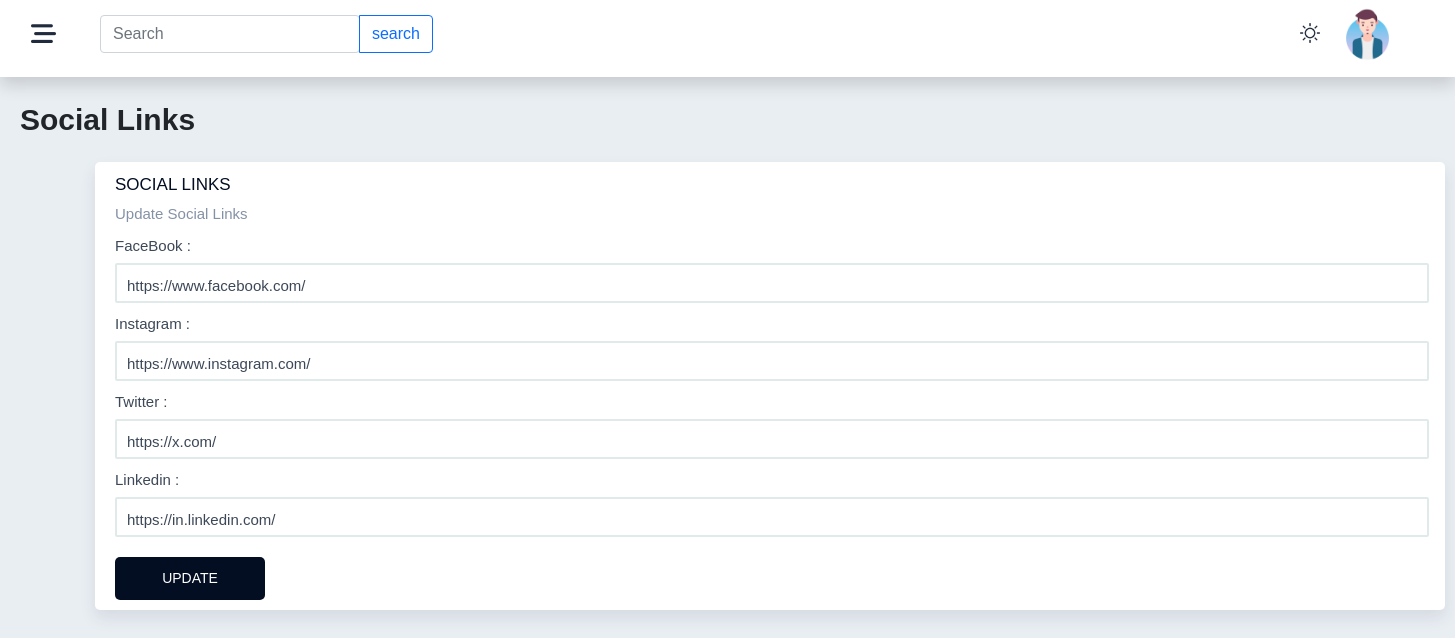
Screenshot of /admin/social_links.php with the database file from the repository.
### tables this page shows
CREATE TABLE `social_links` (
  `id` int(255) NOT NULL,
  `facebook` varchar(999) NOT NULL,
  `instagram` varchar(999) NOT NULL,
  `twitter` varchar(999) NOT NULL,
  `linkedin` varchar(999) NOT NULL
);

### admin/social_links.php (the view, shortened to what this page needs)
<?php include 'includes/php/dbcon.php'; ?>
<?php
     $st = "SELECT * FROM `social_links` WHERE `id` = 1";
     $res = mysqli_query($cn, $st) or die("Not Inserted");
     $row = mysqli_fetch_assoc($res);
?>
<!DOCTYPE html>
<html lang="en">
<head>
     <link href="https://cdn.jsdelivr.net/npm/bootstrap@5.0.2/dist/css/bootstrap.min.css" rel="stylesheet">
     <link rel="stylesheet" href="https://cdnjs.cloudflare.com/ajax/libs/font-awesome/6.5.1/css/all.min.css" />
     <link rel="stylesheet" href="https://use.fontawesome.com/releases/v5.7.2/css/all.css">
     <link rel="stylesheet" href="includes/css/footer.css">
     <link rel="stylesheet" href="includes/css/social_links.css">
     <link rel="stylesheet" href="includes/css/header.css">
</head>
<body>
     <?php include 'includes/php/header.php'; ?>
     <div class="tp-title-seo">
          Social Links
	</div>
     <div class="SEO">
          <p class="p5">SOCIAL LINKS</p>
          <p class="p6">Update Social Links</p>
          <form action="social_links.php" method="post" enctype="multipart/form-data">
               <div class="form-group">
                    <label for="FaceBook" class="first">FaceBook :</label>
                    <input type="text" name="facebook" class="i1" value="<?php echo isset($row['facebook']) ? $row['facebook'] : '' ?>">
               </div>
               <div class="form-group">
                    <label for="Instagram" class="first">Instagram :</label>
                    <input type="text" name="instagram" class="i1" value="<?php echo isset($row['instagram']) ? $row['instagram'] : '' ?>">
               </div>
               <div class="form-group">
                    <label for="Twitter" class="first">Twitter :</label>
                    <input type="text" name="twitter" class="i1" value="<?php echo isset($row['twitter']) ? $row['twitter'] : '' ?>">
               </div>
               <div class="form-group">
                    <label for="Linkedin" class="first">Linkedin :</label>
                    <input type="text" name="linkedin" class="i1" value="<?php echo isset($row['linkedin']) ? $row['linkedin'] : '' ?>">
               </div>
               <input type="submit" class="submit" name="update_social_links" value="UPDATE">
          </form>
     </div>
</body>
</html>

### admin/includes/css/social_links.css (style rules this page uses)
body { font-family: Arial, Helvetica, sans-serif; background-color: #e9eef3; margin-bottom: 20px; }
.SEO input[type=text] { color: #3c4858; width: 97.3%; height: 40px; padding-top: 5px; margin-top: 5px; padding-left: 10px; margin-left: 20px; font-size: 15px; border: 2px solid #e1eaea; border-radius: 2px; -webkit-border-radius: 2px; -moz-border-radius: 2px; -ms-border-radius: 2px; -o-border-radius: 2px; }
.submit { margin-top: 20px; margin-left: 20px; width: 150px; height: 43px; border: none; outline: none; margin-bottom: 10px; font-size: 14px; font-weight: 500; color: white; border-color: #030e22; background-color: #030e22; border-radius: 5px; cursor: pointer; -webkit-border-radius: 5px; -moz-border-radius: 5px; -ms-border-radius: 5px; -o-border-radius: 5px; }
.SEO { margin-top: 20px; margin-left: 95px; background-color: white; width: 1350px; border-radius: 5px; box-shadow: 0 0.5rem 1rem 0 rgba(44, 51, 73, 0.1); -webkit-border-radius: 5px; -moz-border-radius: 5px; -ms-border-radius: 5px; -o-border-radius: 5px; }
.p5 { padding-top: 10px; padding-left: 20px; margin-bottom: 5px; color: #030e22; font-size: 17px; font-weight: 500; }
.p6 { padding-left: 20px; font-size: 15px; margin-bottom: 0; color: #8492a6; }
.first { color: #3c4858; margin-top: 10px; margin-left: 20px; font-size: 15px; }
.tp-title-seo { margin-left: 20px; margin-top: 20px; font-size: 30px; font-weight: 600; }

### rows the page displays
social_links: facebook "https://www.facebook.com/", instagram "https://www.instagram.com/", twitter "https://x.com/", linkedin "https://in.linkedin.com/"
